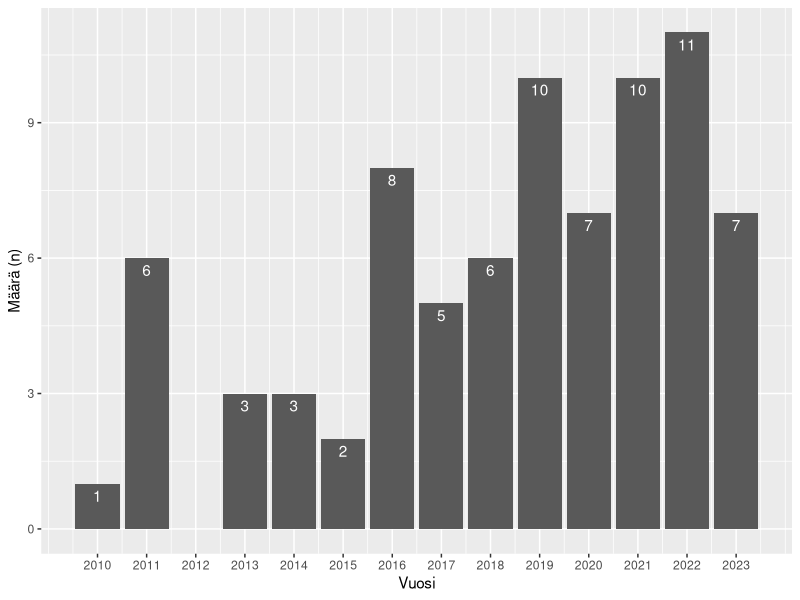
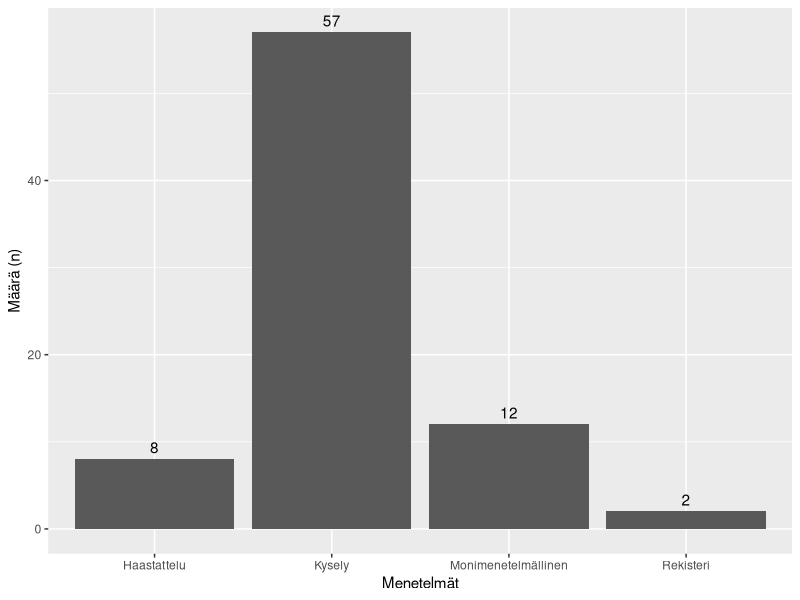
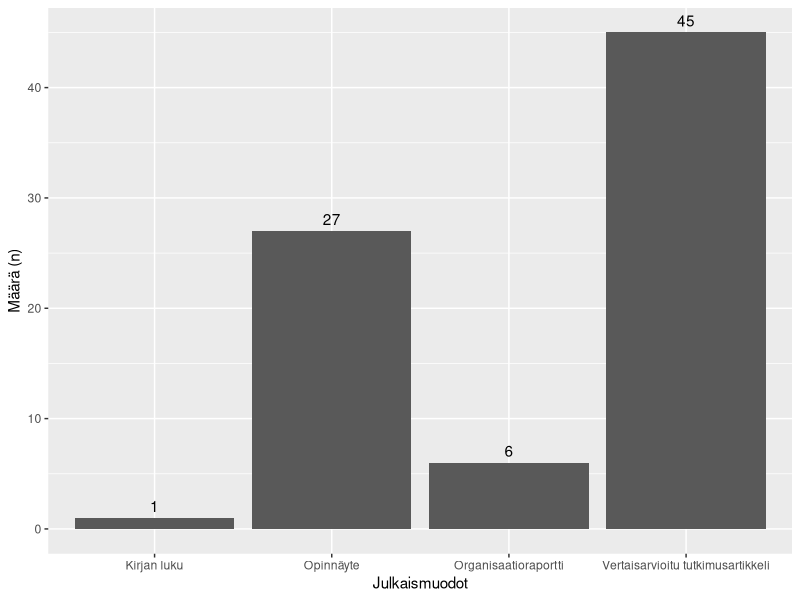
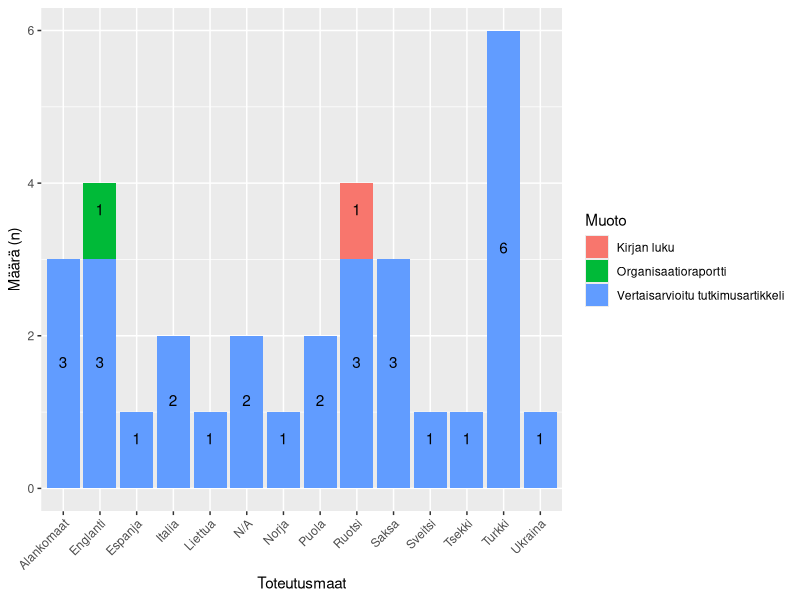

These charts were generated, in order, by the following R code:
## ---- chunk 1
#| label: valmistelu
#| eval: true

# Avataan tarpeelliset kirjastot hiljaisesti
suppressPackageStartupMessages({
  library(ggplot2)
  library(dplyr)
  library(magrittr)
})

# Ladataan data csv-tiedostosta
data <- read.csv2("data/20240212_tulostenmetatiedot.csv")


## ---- chunk 2
#| label: fig-tulokset-vuosi
#| fig-cap: "Kirjallisuuskatsauksen tulokset julkaisuvuosittain"
#| eval: true

vuodet <- seq(from = 2010, to = 2023)

kuva1 <- ggplot(data = data, mapping = aes(x = Vuosi)) + 
  geom_bar(stat = "count") +
  labs(y = "Määrä (n)") + 
  scale_x_continuous(breaks = vuodet) + 
  geom_text(aes(label = ..count..), stat = "count", vjust = 1.5, colour = "white")

kuva1
## ---- chunk 3
#| label: fig-tulokset-menetelmat
#| fig-cap: "Kirjallisuuskatsauksen tulokset menetelmittäin"
#| eval: true

menetelmat <- unique(data$Tiedonkeruun.muoto)

kuva2 <- ggplot(data = data, mapping = aes(x = Tiedonkeruun.muoto)) + 
  geom_bar(stat = "count") +
  labs(y = "Määrä (n)", x = "Menetelmät") + 
  scale_x_discrete(breaks = menetelmat) +
  geom_text(aes(label = ..count..), stat = "count", vjust = -0.5, colour = "black")

kuva2
## ---- chunk 4
#| label: fig-tulokset-julkaisumuodot
#| fig-cap: "Kirjallisuuskatsauksen tulokset julkaisumuodottain"
#| eval: true

muodot <- unique(data$Muoto)

kuva3 <- ggplot(data = data, mapping = aes(x = Muoto)) + 
  geom_bar(stat = "count") +
  labs(y = "Määrä (n)", x = "Julkaismuodot") + 
  scale_x_discrete(breaks = muodot) +
  geom_text(aes(label = ..count..), stat = "count", vjust = -0.5, colour = "black")

kuva3
## ---- chunk 5
#| label: fig-tulokset-maat
#| fig-cap: "Kirjallisuuskatsauksen tulokset maittain ja julkaisumuodottain. Tuloksissa ei ole  suomalaisia tutkimuksia. N/A = Ei sovellettavissa."
#| eval: true

maat <- unique(data$Toteutusmaa)

kuva4 <- data %>% dplyr::filter(Toteutusmaa != "Suomi") %>%
  ggplot(mapping = aes(x = Toteutusmaa, fill = Muoto)) + 
  geom_bar(stat = "count") +
  labs(y = "Määrä (n)", x = "Toteutusmaat") + 
  scale_x_discrete(breaks = maat, guide = guide_axis(angle = 45)) +
  geom_text(aes(label = ..count..), stat = "count", vjust = -0.5, colour = "black", position = position_stack(vjust = 0.5))

kuva4
